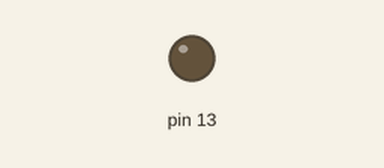
Recording of a sketch running on a simulated Arduino Uno, built with avr-gcc and run on an emulated ATmega328P. Parts: output pins drawn as LEDs (lit = HIGH).

Above: at 1.3 s.
At 3.9 s:
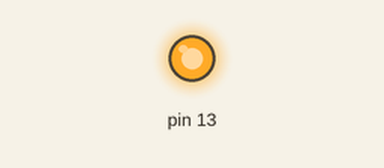
Timing chart, 0 to 6.8 s (numbered marks = the images above):
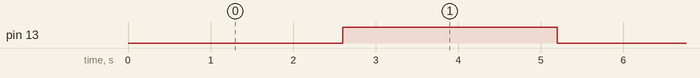

Measured:
- by itself, pin 13: alternates HIGH for 2.6 s and LOW for 2.6 s

The sketch:

blink.ino
```cpp
void setup() {
  pinMode(13, OUTPUT);
}

int current = 0;

void loop() {
  analogWrite(13, current);
  delay(200);

  current += 10;
  current = current % 256;
}
```
